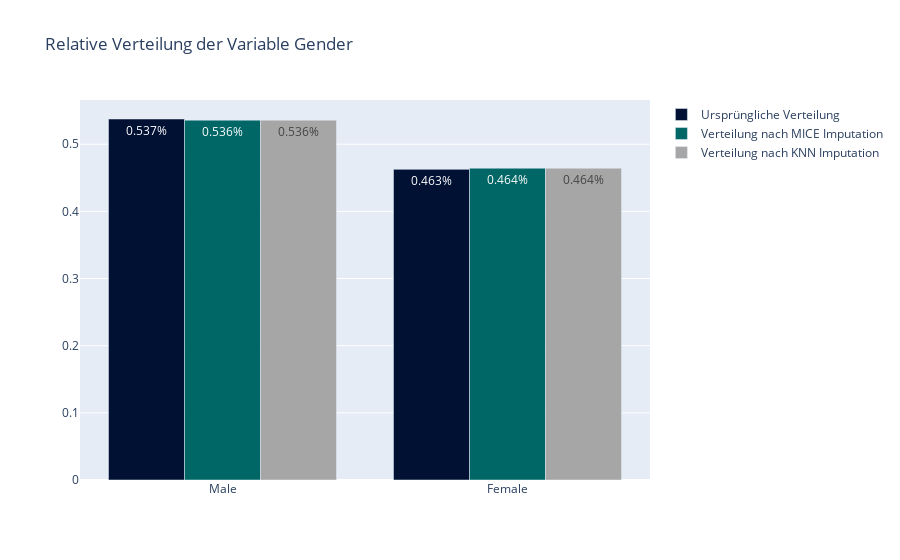

The notebook cell this image was saved under:
### Markdown cell above
## Imputationverfahren für die Variable Gender

### Code cell
fig = make_subplots(rows=1)

fig.add_trace(go.Bar(name="Ursprüngliche Verteilung",x = X_train_df['gender'].replace({0: 'Female', 1: 'Male'}), y = X_train_df['gender'].value_counts(normalize=True),
                                    text = X_train_df['gender'].value_counts(normalize=True).apply(lambda x: '{0:1.3f}%'.format(x))
                        , marker_color='#001133'))

fig.add_trace(go.Bar(name="Verteilung nach MICE Imputation", x = X_train_df_mice['gender_Male'].replace({0: 'Female', 1: 'Male'}), y = X_train_df_mice['gender_Male'].value_counts(normalize=True),
                                    text = X_train_df_mice['gender_Male'].value_counts(normalize=True).apply(lambda x: '{0:1.3f}%'.format(x))
                        , marker_color='#006666'))

fig.add_trace(go.Bar(name="Verteilung nach KNN Imputation", x = X_train_df_knn['gender_Male'].replace({0: 'Female', 1: 'Male'}), y = X_train_df_knn['gender_Male'].value_counts(normalize=True),
                                    text = X_train_df_knn['gender_Male'].value_counts(normalize=True).apply(lambda x: '{0:1.3f}%'.format(x))
                        , marker_color='#a6a6a6'))


fig.update_layout(title_text="Relative Verteilung der Variable Gender")

fig.show()

### Figure 1 — Plotly figure (JSON) as saved in the notebook; plotly's stock layout.template omitted (floating-point values rounded to 4 significant figures; data arrays with more than 128 entries replaced by an {"elided": "..."} marker saying what was removed)
{"data": [{"marker": {"color": "#001133"}, "name": "Ursprüngliche Verteilung", "text": ["0.537%", "0.463%"], "type": "bar", "x": {"elided": "38029 str values"}, "y": [0.5375, 0.4625]}, {"marker": {"color": "#006666"}, "name": "Verteilung nach MICE Imputation", "text": ["0.536%", "0.464%"], "type": "bar", "x": {"elided": "38029 str values"}, "y": [0.5358, 0.4642]}, {"marker": {"color": "#a6a6a6"}, "name": "Verteilung nach KNN Imputation", "text": ["0.536%", "0.464%"], "type": "bar", "x": {"elided": "38029 str values"}, "y": [0.5358, 0.4642]}], "layout": {"title": {"text": "Relative Verteilung der Variable Gender"}, "xaxis": {"anchor": "y", "domain": [0, 1]}, "yaxis": {"anchor": "x", "domain": [0, 1]}}}
